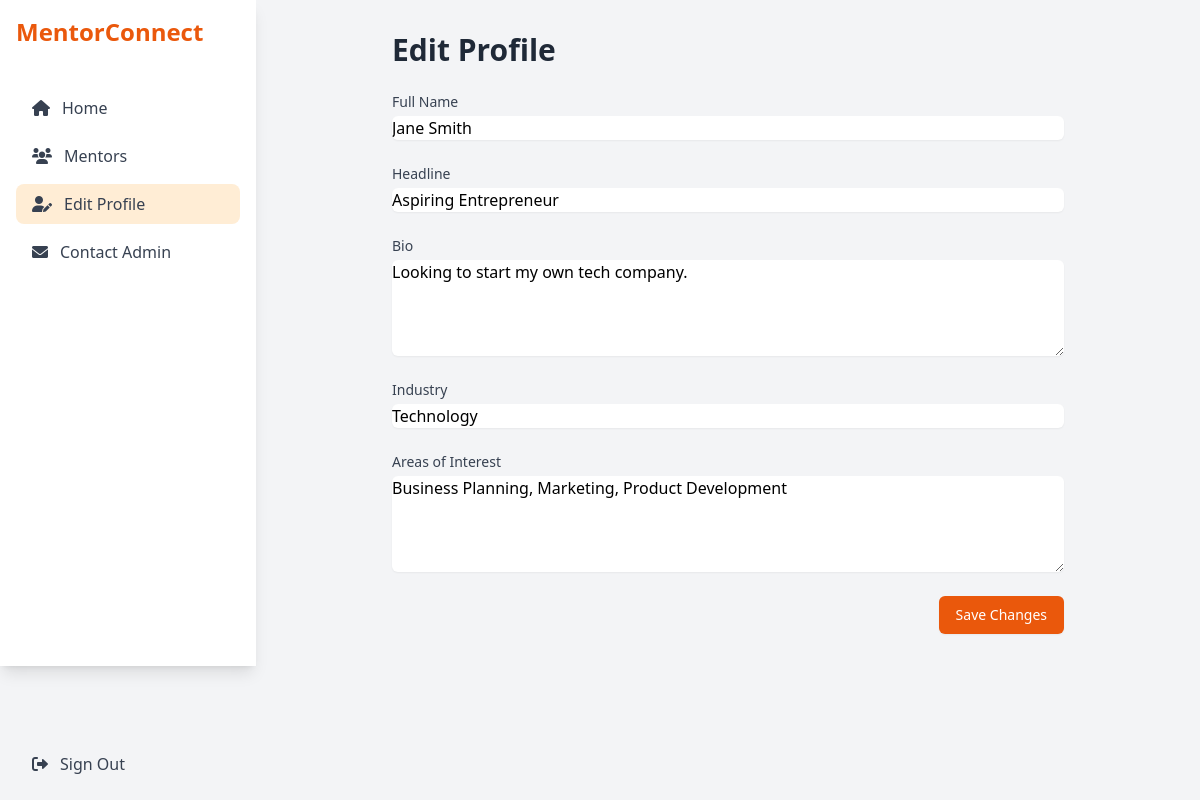
The app's page /profile_edit.php (signed in) with its own data.
### tables this page shows
CREATE TABLE IF NOT EXISTS profiles (
    user_id INT PRIMARY KEY,
    full_name VARCHAR(255),
    headline VARCHAR(255),
    bio TEXT,
    industry VARCHAR(255),
    skills_or_needs TEXT,
    updated_at TIMESTAMP DEFAULT CURRENT_TIMESTAMP ON UPDATE CURRENT_TIMESTAMP,
    FOREIGN KEY (user_id) REFERENCES users(id) ON DELETE CASCADE
);

### profile_edit.php (the view, shortened to what this page needs)
<?php
require_once 'backend/db_connect.php';
$user_id = $_SESSION['user_id'];
$stmt = $conn->prepare("SELECT * FROM profiles WHERE user_id = ?");
$stmt->bind_param("i", $user_id);
$stmt->execute();
$result = $stmt->get_result();
$profile = $result->fetch_assoc();
?>
<!DOCTYPE html>
<html lang="en">
<head>
    <script src="https://cdn.tailwindcss.com"></script>
    <link href="https://cdnjs.cloudflare.com/ajax/libs/font-awesome/6.0.0/css/all.min.css" rel="stylesheet">
</head>
<body class="bg-gray-100 min-h-screen">
    <div class="flex">
        <div class="w-64 bg-white shadow-lg">
            <div class="p-4">
                <h1 class="text-2xl font-bold text-orange-600">MentorConnect</h1>
            </div>
            <nav class="mt-6">
                <div class="px-4 space-y-2">
                    <a href="dashboard.php" class="flex items-center px-4 py-2 text-gray-700 hover:bg-gray-100 rounded-lg">
                        <i class="fas fa-home mr-3"></i>
                        Home
                    </a>
                    <a href="mentor_directory.php" class="flex items-center px-4 py-2 text-gray-700 hover:bg-gray-100 rounded-lg">
                        <i class="fas fa-users mr-3"></i>
                        Mentors
                    </a>
                    <a href="profile_edit.php" class="flex items-center px-4 py-2 text-gray-700 bg-orange-100 rounded-lg">
                        <i class="fas fa-user-edit mr-3"></i>
                        Edit Profile
                    </a>
                    <a href="#" class="flex items-center px-4 py-2 text-gray-700 hover:bg-gray-100 rounded-lg">
                        <i class="fas fa-envelope mr-3"></i>
                        Contact Admin
                    </a>
                </div>
            </nav>
            <div class="absolute bottom-0 w-64 p-4">
                <a href="logout.php" class="flex items-center px-4 py-2 text-gray-700 hover:bg-gray-100 rounded-lg">
                    <i class="fas fa-sign-out-alt mr-3"></i>
                    Sign Out
                </a>
            </div>
        </div>
        <div class="flex-1 p-8">
            <div class="max-w-2xl mx-auto">
                <h1 class="text-3xl font-bold text-gray-800 mb-6">Edit Profile</h1>
                <form method="POST" action="profile_edit.php" class="space-y-6">
                    <div>
                        <label for="full_name" class="block text-sm font-medium text-gray-700">Full Name</label>
                        <input type="text" id="full_name" name="full_name" required
                               value="<?php echo htmlspecialchars($profile['full_name'] ?? ''); ?>"
                               class="mt-1 block w-full rounded-md border-gray-300 shadow-sm focus:border-orange-500 focus:ring-orange-500">
                    </div>
                    <div>
                        <label for="headline" class="block text-sm font-medium text-gray-700">Headline</label>
                        <input type="text" id="headline" name="headline"
                               value="<?php echo htmlspecialchars($profile['headline'] ?? ''); ?>"
                               class="mt-1 block w-full rounded-md border-gray-300 shadow-sm focus:border-orange-500 focus:ring-orange-500"
                               placeholder="e.g., Marketing Expert or Tech Startup Founder">
                    </div>
                    <div>
                        <label for="bio" class="block text-sm font-medium text-gray-700">Bio</label>
                        <textarea id="bio" name="bio" rows="4"
                                  class="mt-1 block w-full rounded-md border-gray-300 shadow-sm focus:border-orange-500 focus:ring-orange-500"
                                  placeholder="Tell us about yourself..."><?php echo htmlspecialchars($profile['bio'] ?? ''); ?></textarea>
                    </div>
                    <div>
                        <label for="industry" class="block text-sm font-medium text-gray-700">Industry</label>
                        <input type="text" id="industry" name="industry"
                               value="<?php echo htmlspecialchars($profile['industry'] ?? ''); ?>"
                               class="mt-1 block w-full rounded-md border-gray-300 shadow-sm focus:border-orange-500 focus:ring-orange-500"
                               placeholder="e.g., Technology, Healthcare, Finance">
                    </div>
                    <div>
                        <label for="skills_or_needs" class="block text-sm font-medium text-gray-700">
                            <?php echo $_SESSION['user_type'] === 'mentor' ? 'Skills' : 'Areas of Interest'; ?>
                        </label>
                        <textarea id="skills_or_needs" name="skills_or_needs" rows="4"
                                  class="mt-1 block w-full rounded-md border-gray-300 shadow-sm focus:border-orange-500 focus:ring-orange-500"
                                  placeholder="<?php echo $_SESSION['user_type'] === 'mentor' ? 'List your expertise areas...' : 'What areas would you like mentorship in?'; ?>"><?php echo htmlspecialchars($profile['skills_or_needs'] ?? ''); ?></textarea>
                    </div>
                    <div class="flex justify-end">
                        <button type="submit"
                                class="inline-flex justify-center py-2 px-4 border border-transparent shadow-sm text-sm font-medium rounded-md text-white bg-orange-600 hover:bg-orange-700 focus:outline-none focus:ring-2 focus:ring-offset-2 focus:ring-orange-500">
                            Save Changes
                        </button>
                    </div>
                </form>
            </div>
        </div>
    </div>
</body>
</html>

### records on screen
profiles: full_name "Jane Smith", headline "Aspiring Entrepreneur", bio "Looking to start my own tech company.", industry "Technology", skills_or_needs "Business Planning, Marketing, Product Development"
